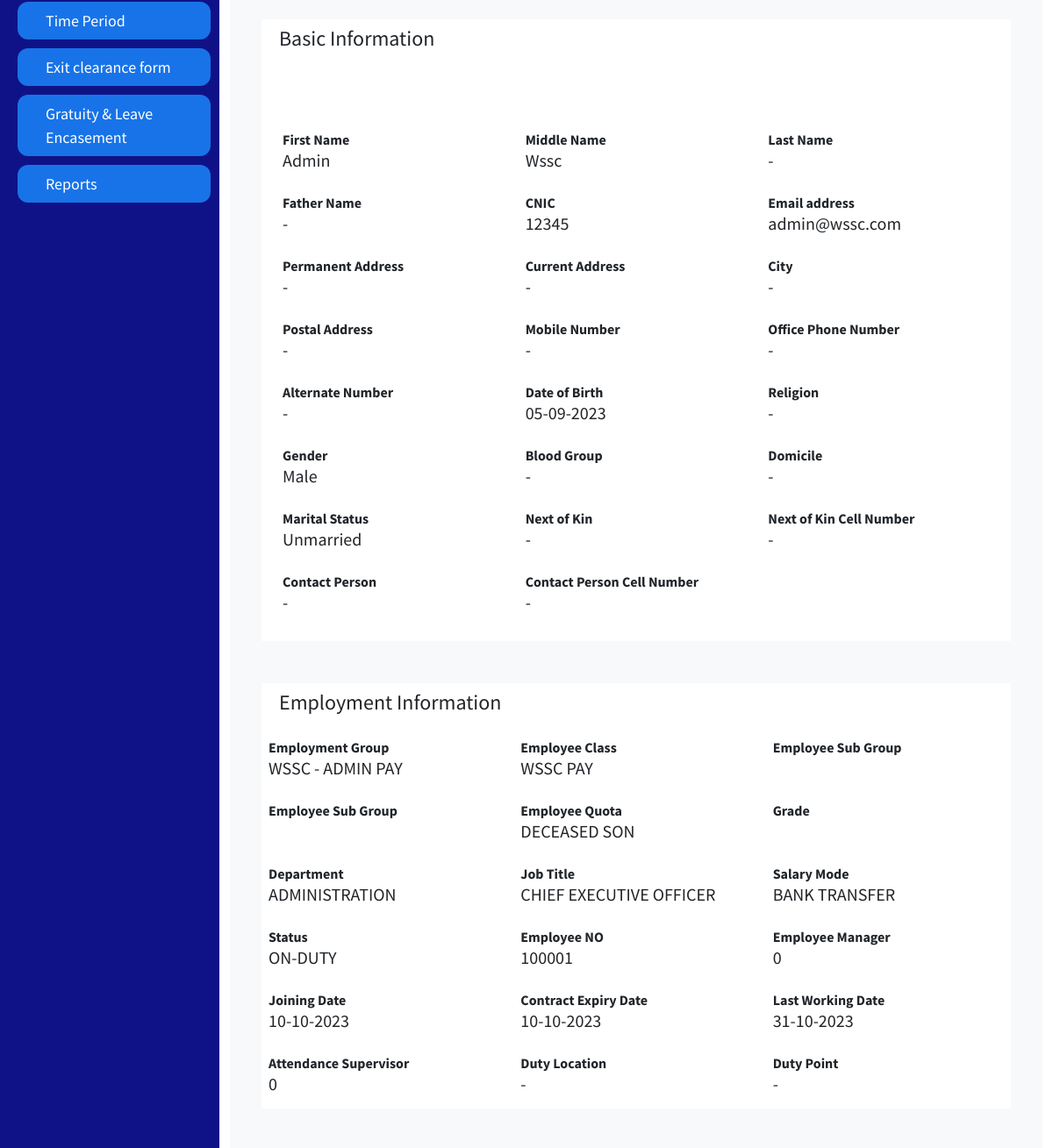
/hradmin/profile.php?updat=100001 (signed in, middle part), run on an earlier commit of the app's database.
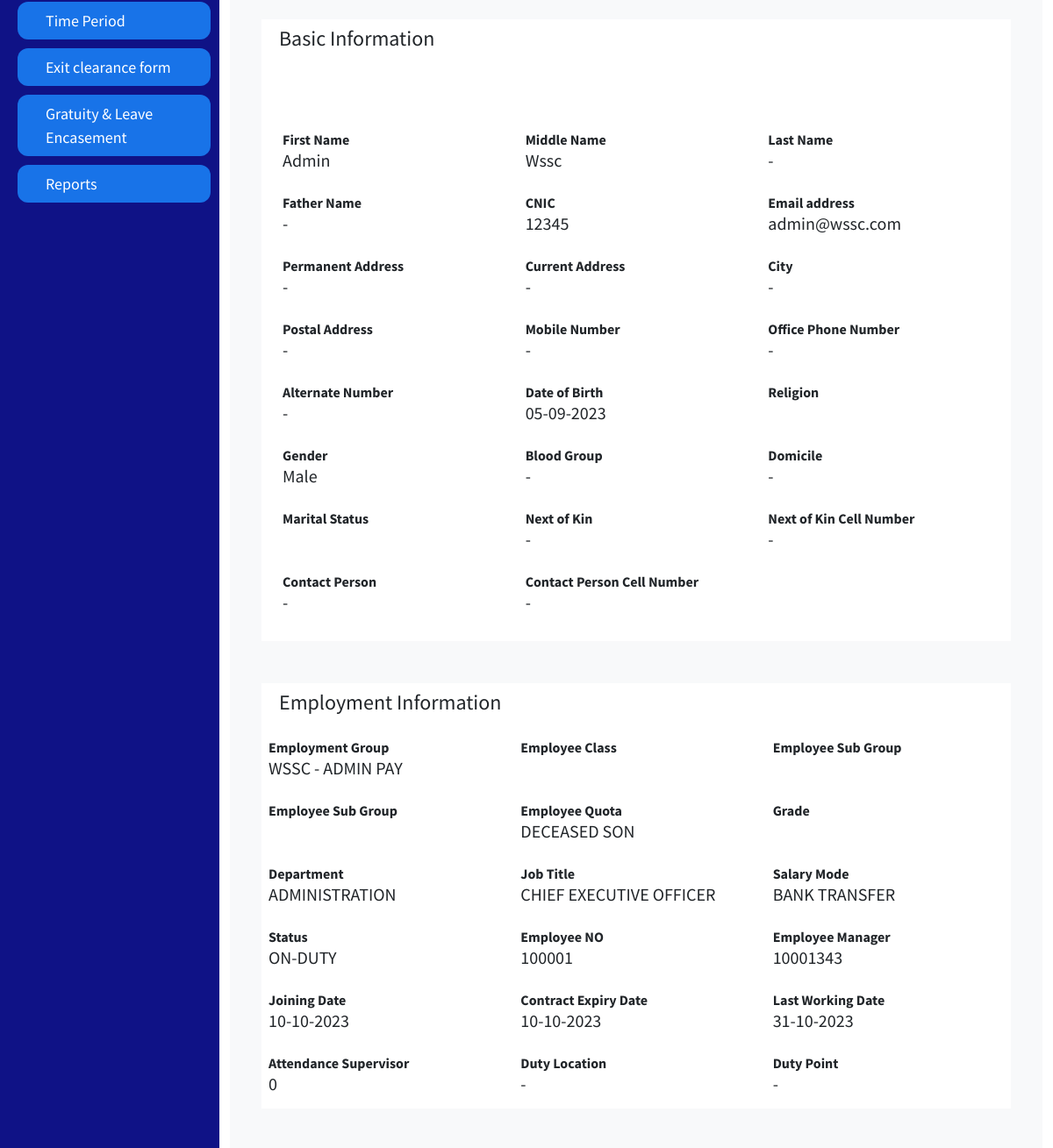
And on a later commit of the database.
### tables this page shows
CREATE TABLE `employeedata` (
  `Id` int(11) NOT NULL,
  `image` varchar(255) DEFAULT NULL,
  `fName` varchar(255) DEFAULT NULL,
  `mName` varchar(255) DEFAULT NULL,
  `lName` varchar(255) DEFAULT NULL,
  `father_Name` varchar(255) DEFAULT NULL,
  `CNIC` varchar(15) DEFAULT NULL,
  `email` varchar(255) DEFAULT NULL,
  `pAddress` varchar(255) DEFAULT NULL,
  `cAddress` varchar(255) DEFAULT NULL,
  `city` varchar(255) DEFAULT NULL,
  `postAddress` varchar(255) DEFAULT NULL,
  `mNumber` varchar(15) DEFAULT NULL,
  `ofphNumber` varchar(15) DEFAULT NULL,
  `Alternate_Number` varchar(15) DEFAULT NULL,
  `DofB` varchar(20) DEFAULT NULL,
  `religion` varchar(255) DEFAULT NULL,
  `gender` varchar(10) DEFAULT NULL,
  `BlGroup` varchar(5) DEFAULT NULL,
  `Domicile` varchar(255) DEFAULT NULL,
  `MaritalStatus` varchar(255) DEFAULT NULL,
  `NextofKin` varchar(255) DEFAULT NULL,
  `NextofKinCellNumber` varchar(15) DEFAULT NULL,
  `ContactPerson` varchar(255) DEFAULT NULL,
  `CPCN` varchar(15) DEFAULT NULL,
  `Employement_Group` varchar(255) DEFAULT NULL,
  `Employee_Class` varchar(255) DEFAULT NULL,
  `Employee_Group` varchar(255) DEFAULT NULL,
  `Employee_Sub_Group` varchar(255) DEFAULT NULL,
  `Employee_Quota` varchar(255) DEFAULT NULL,
  `Salary_Bank` varchar(255) DEFAULT NULL,
  `Salary_Branch` varchar(255) DEFAULT NULL,
  `Account_No` varchar(255) DEFAULT NULL,
  `Pay_Type` varchar(255) DEFAULT NULL,
  `EOBI_No` varchar(255) DEFAULT NULL,
  `Bill_Walved_Off` varchar(255) DEFAULT NULL,
  `Weekly_Working_Days` int(11) DEFAULT NULL,
  `Bill_Waived_Off` varchar(255) DEFAULT NULL,
  `Employee_Pay_Classification` varchar(255) DEFAULT NULL,
  `Grade` varchar(255) DEFAULT NULL,
  `Department` varchar(255) DEFAULT NULL,
  `Job_Tiltle` varchar(255) DEFAULT NULL,
  `Salary_Mode` varchar(255) DEFAULT NULL,
  `Status` varchar(255) DEFAULT 'NEW',
  `EmployeeNo` int(11) DEFAULT NULL,
  `Employee_Manager` int(11) DEFAULT NULL,
  `Joining_Date` varchar(20) DEFAULT NULL,
  `Contract_Expiry_Date` varchar(20) DEFAULT NULL,
  `Last_Working_Date` varchar(20) DEFAULT NULL,
  `Attendance_Supervisor` int(11) DEFAULT NULL,
  `Duty_Location` varchar(255) DEFAULT NULL,
  `Duty_Point` varchar(255) DEFAULT NULL,
  `TypeEmp` varchar(255) DEFAULT NULL,
  `type` varchar(255) DEFAULT NULL,
  `DY_Supervisor` varchar(255) DEFAULT NULL,
  `leaveAlreadyAvailed` int(255) NOT NULL DEFAULT 34
);

### hradmin/profile.php (the view, shortened to what the changed rows need)
<?php
if (!isset($_SESSION['loginid']) || !isset($_SESSION['EmployeeNumber']) || $_SESSION['Designation'] != 'HR manager') {
  error_log("Unauthorized access attempt. User: {$_SESSION['loginid']}");
  header("Location: ../logout.php");
  exit;
}else{
?><!DOCTYPE html>
<html lang="en">
<head>
</head>
<body>
  <div id="main">
    <?php include('link/desigene/navbar.php')?>
    <div class="container-fluid py-5">
    <?php
      $CNIC = $_GET['updat'];
      $select = mysqli_query($conn,"SELECT * FROM `employeedata` WHERE `EmployeeNo` ='$CNIC'");
      while($see1=mysqli_fetch_array($select)){
      ?>
      <div class="container-fluid m-auto p-5 bg-light">
        <div class="row">
          <br>
          <div class="col-12 bg-white mt-5 px-2">
          <nav class="navbar bg-white">
          <div class="container-fluid">
          <h4>Basic Information</h4>
          </div>
          </nav>
          <div class="row mt-5 p-3">
          <div class="col-md-4 my-2">
          <div class="form-group">
          <label>First Name</label>
          <h5><?php echo $see1 ['fName'] ?></h5>
          </div>
          </div>
          <div class="col-md-4 my-2">
          <div class="form-group">
          <label>Middle Name</label>
          <h5><?php echo $see1 ['mName'] ?></h5>
          </div>
          </div>
          <div class="col-md-4 my-2">
          <div class="form-group">
          <label>Last Name</label>
          <h5><?php echo $see1 ['lName'] ?></h5>
          </div>
          </div>
          <div class="col-md-4 my-2">
          <div class="form-group">
          <label>Father Name</label>
          <h5><?php echo $see1 ['father_Name'] ?></h5>
          </div>
          </div>
          <div class="col-md-4 my-2">
          <div class="form-group">
          <label>CNIC</label>
          <h5><?php echo $see1 ['CNIC'] ?></h5>
          </div>
          </div>
          <div class="col-md-4 my-2">
          <div class="form-group">
          <label>Email address</label>
          <h5><?php echo $see1 ['email'] ?></h5>
          </div>
          </div>
          <div class="col-md-4 my-2">
          <div class="form-group">
          <label>Permanent Address</label>
          <h5><?php echo $see1 ['pAddress'] ?></h5>
          </div>
          </div>
          <div class="col-md-4 my-2">
          <div class="form-group">
          <label>Current Address</label>
          <h5><?php echo $see1 ['cAddress'] ?></h5>
          </div>
          </div>
          <div class="col-md-4 my-2">
          <div class="form-group">
          <label>City</label>
          <h5><?php echo $see1 ['city'] ?></h5>
          </div>
          </div>
          <div class="col-md-4 my-2">
          <div class="form-group">
          <label>Postal Address</label>
          <h5><?php echo $see1 ['postAddress'] ?></h5>
          </div>
          </div>
          <div class="col-md-4 my-2">
          <div class="form-group">
          <label>Mobile Number</label>
          <h5><?php echo $see1 ['mNumber'] ?></h5>
          </div>
          </div>
          <div class="col-md-4 my-2">
          <div class="form-group">
          <label>Office Phone Number</label>
          <h5><?php echo $see1 ['ofphNumber'] ?></h5>
          </div>
          </div>
          <div class="col-md-4 my-2">
          <div class="form-group">
          <label>Alternate Number</label>
          <h5><?php echo $see1 ['Alternate_Number'] ?></h5>
          </div>
          </div>
          <div class="col-md-4 my-2">
          <div class="form-group">
          <label>Date of Birth</label>
          <h5><?php echo date('d-m-Y', strtotime($see1 ['DofB'])) ?></h5>
          </div>
          </div>
          <div class="col-md-4 my-2">
          <div class="form-group">
          <label>Religion</label>
          <h5><?php echo $see1 ['religion'] ?></h5>
          </div>
          </div>
          <div class="col-md-4 my-2">
          <div class="form-group">
          <label>Gender</label>
          <h5><?php echo $see1 ['gender'] ?></h5>
          </div>
          </div>
          <div class="col-md-4 my-2">
          <div class="form-group">
          <label>Blood Group</label>
          <h5><?php echo $see1 ['BlGroup'] ?></h5>
          </div>
          </div>
          <div class="col-md-4 my-2">
          <div class="form-group">
          <label>Domicile</label>
          <h5><?php echo $see1 ['Domicile'] ?></h5>
          </div>
          </div>
          <div class="col-md-4 my-2">
          <div class="form-group">
          <label>Marital Status </label>
          <h5><?php echo $see1 ['MaritalStatus'] ?></h5>
          </div>
          </div>
          <div class="col-md-4 my-2">
          <div class="form-group">
          <label>Next of Kin</label>
          <h5><?php echo $see1 ['NextofKin'] ?></h5>
          </div>
          </div>
          <div class="col-md-4 my-2">
          <div class="form-group">
          <label>Next of Kin Cell Number</label>
          <h5><?php echo $see1 ['NextofKinCellNumber'] ?></h5>
          </div>
          </div>
          <div class="col-md-4 my-2">
          <div class="form-group">
          <label>Contact Person</label>
          <h5><?php echo $see1 ['ContactPerson'] ?></h5>
          </div>
          </div>
          <div class="col-md-4 my-2">
          <div class="form-group">
          <label>Contact Person Cell Number</label>
          <h5><?php echo $see1 ['CPCN'] ?></h5>
          </div>
          </div>
          </div>
          </div>
          <div class="col-12 bg-white mt-5 px-2">
          <nav class="navbar bg-white">
          <div class="container-fluid">
          <h4>Employment Information</h4>
          </div>
          </nav>
          <div class="row">
          <div class="col-md-4 my-2">
          <div class="form-group">
          <label>Employment Group</label>
          <h5><?php echo $see1 ['Employement_Group'] ?></h5>
          </div>
          </div>
          <div class="col-md-4 my-2">
          <div class="form-group">
          <label>Employee Class</label>
          <h5><?php echo $see1 ['Employee_Class'] ?></h5>
          </div>
          </div>
          <div class="col-md-4 my-2">
          <div class="form-group">
          <label>Employee Sub Group</label>
          </div>
          </div>
          <div class="col-md-4 my-2">
          <div class="form-group">
          <label>Employee Sub Group</label>
          </div>
          </div>
          <div class="col-md-4 my-2">
          <div class="form-group">
          <label>Employee Quota</label>
          <h5><?php echo $see1 ['Employee_Quota'] ?></h5>
          </div>
          </div>
          <div class="col-md-4 my-2">
          <div class="form-group">
          <label>Grade</label>
          </div>
          </div>
          <div class="col-md-4 my-2">
          <div class="form-group">
          <label>Department</label>
          <h5><?php echo $see1 ['Department'] ?></h5>
          </div>
          </div>
          <div class="col-md-4 my-2">
          <div class="form-group">
          <label>Job Title</label>
          <h5><?php echo $see1 ['Job_Tiltle'] ?></h5>
          </div>
          </div>
          <div class="col-md-4 my-2">
          <div class="form-group">
          <label>Salary Mode</label>
          <h5><?php echo $see1 ['Salary_Mode'] ?></h5>
          </div>
          </div>
          <div class="col-md-4 my-2">
          <div class="form-group">
          <label>Status</label>
          <h5><?php echo $see1 ['Status'] ?></h5>
          </div>
          </div>
          <div class="col-md-4 my-2">
          <div class="form-group">
          <label>Employee NO</label>
          <h5><?php echo $see1 ['EmployeeNo'] ?></h5>
          </div>
          </div>
          <div class="col-md-4 my-2">
          <div class="form-group">
          <label>Employee Manager</label>
          <h5><?php echo $see1 ['Employee_Manager'] ?></h5>
          </div>
          </div>
          <div class="col-md-4 my-2">
          <div class="form-group">
          <label>Joining Date</label>
          <h5><?php echo date('d-m-Y', strtotime($see1 ['Joining_Date'])) ?></h5>
          </div>
          </div>
          <div class="col-md-4 my-2">
          <div class="form-group">
          <label>Contract Expiry Date</label>
          <h5><?php echo date('d-m-Y', strtotime($see1 ['Contract_Expiry_Date'])) ?></h5>
          </div>
          </div>
          <div class="col-md-4 my-2">
          <div class="form-group">
          <label>Last Working Date</label>
          <h5><?php echo date('d-m-Y', strtotime($see1 ['Last_Working_Date'])) ?></h5>
          </div>
          </div>
          <div class="col-md-4 my-2">
          <div class="form-group">
          <label>Attendance Supervisor</label>
          <h5><?php echo $see1 ['Attendance_Supervisor'] ?></h5>
          </div>
          </div>
          <div class="col-md-4 my-2">
          <div class="form-group">
          <label>Duty Location</label>
          <h5><?php echo $see1 ['Duty_Location'] ?></h5>
          </div>
          </div>
          <div class="col-md-4 my-2">
          <div class="form-group">
          <label>Duty Point</label>
          <h5><?php echo $see1 ['Duty_Point'] ?></h5>
          </div>
          </div>
          </div>
          </div>
          <?php   $CNIC = $_GET['updat'];
          $select = mysqli_query($conn,"SELECT * FROM `qualification` WHERE `Employee_id`=$CNIC");
          ?>
            <?php   $CNIC = $_GET['updat'];
          $select = mysqli_query($conn,"SELECT * FROM `training` WHERE `Employee_id`=$CNIC");
            ?>
            <?php   $CNIC = $_GET['updat'];
          $select = mysqli_query($conn,"SELECT * FROM `promotion` WHERE `Employee_id`=$CNIC");
          ?>
          <?php   $CNIC = $_GET['updat'];
          $select = mysqli_query($conn,"SELECT * FROM `transfer` WHERE `employee_id`=$CNIC");
          ?>
        </div>
      </div>
      <?php }?>
    </div>
  </div>
</body>
</html><?php }?>

What changed in the data, as far as the page shows it:
changed employeedata "Admin": Employee_Manager "0" → "10001343"; religion "-" → (not shown); MaritalStatus "Unmarried" → (not shown); Employee_Class "WSSC PAY" → (not shown)
